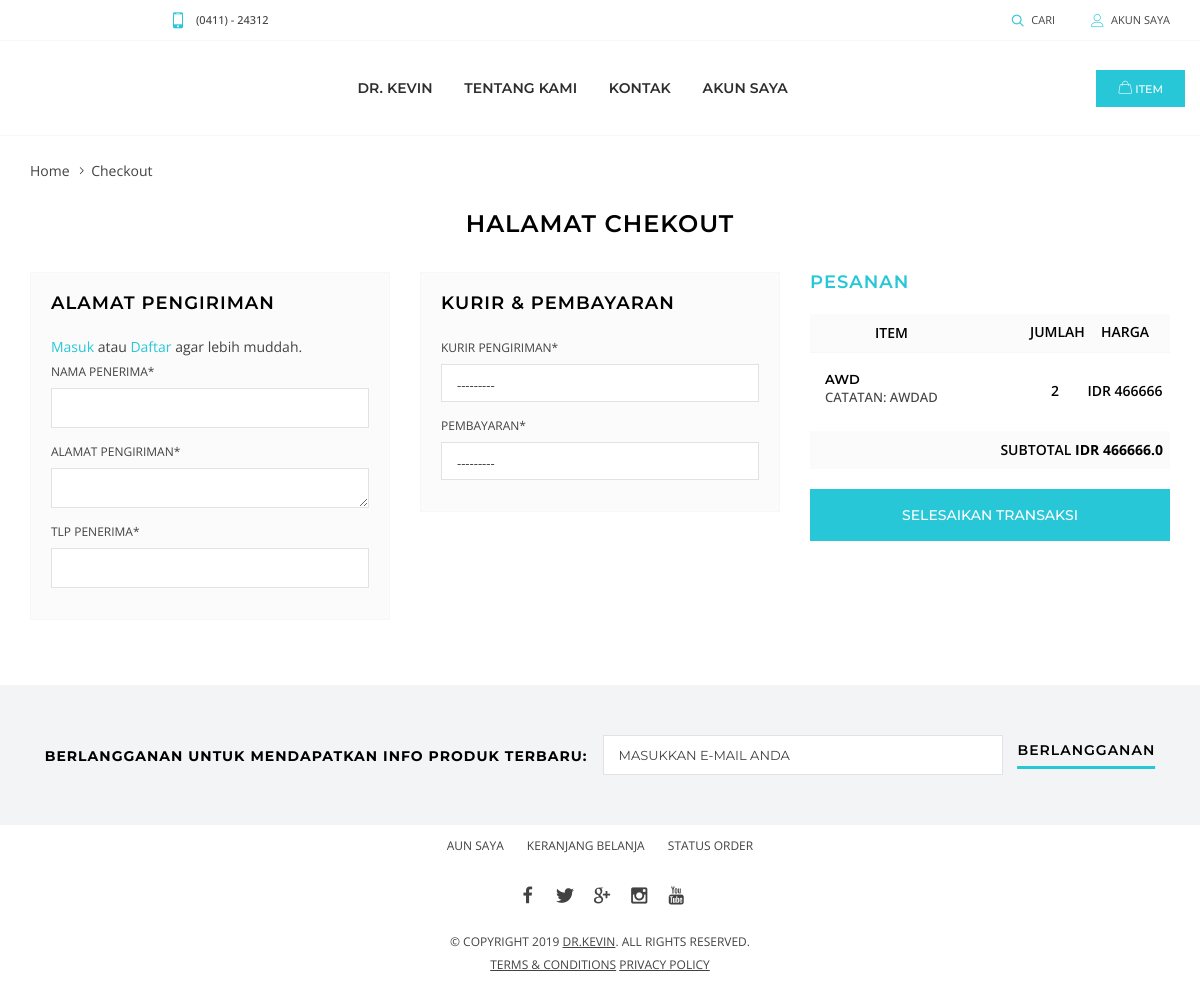
Screenshot of /checkouts/ (signed in) with the database file from the repository.
### barang/models.py (models this page shows, shortened)
class Cart(models.Model):
    user = models.ForeignKey(settings.AUTH_USER_MODEL, on_delete=models.CASCADE)
    ordered = models.BooleanField(default=False)
    item = models.ForeignKey(Produk, on_delete=models.CASCADE)
    quantity = models.IntegerField(default=1)
    pesan = models.TextField(null=True)
    harga = models.DecimalField(max_digits=1000000, decimal_places=0, null=True)
    def get_total_item_price(self):
        return self.quantity * self.item.harga

class Produk(models.Model):
    namaproduk = models.CharField(max_length=50)
    harga = models.DecimalField(max_digits=1000000, decimal_places=0)
    stok = models.IntegerField()
    gambar_barang = models.ImageField(upload_to="images", null=True)
    keterangan = models.TextField()
    kategori_produk = models.ForeignKey(KategoriBarang, on_delete=models.CASCADE, null=True)
    class Meta:
        verbose_name_plural = "Produk"

### barang/views.py (the view)
# urls.py: path('checkouts/', checkout.as_view(), name='checkouts-home'),
class checkout(LoginRequiredMixin, View):
    def get(self, request, *args, **kwargs):
        user = Profile.objects.values_list('nama_lengkap', flat=True).get(user_id=self.request.user.id)
        alamat = Profile.objects.values_list('alamat', flat=True).get(user_id=self.request.user.id)
        tlp = Profile.objects.values_list('tlp', flat=True).get(user_id=self.request.user.id)
        pembeli_form = PembeliForm(initial={'nama_penerima': user, 'alamat_pengiriman': alamat, 'tlp_penerima': tlp})
        kurir_form = KurirForm()
        try:
            order = Cart.objects.filter(user=self.request.user, ordered=False)
            total = Cart.objects.filter(user=self.request.user, ordered=False).aggregate(
                total=Sum(F('quantity') * F('harga'), output_field=FloatField()))['total']
            return render(self.request, 'checkouts.html',
                          {'order': order, 'total': total, 'pembeli_form': pembeli_form, 'kurir_form': kurir_form})
        except ObjectDoesNotExist:
            messages.warning(self.request, "You do not have an active order")
            return redirect("/")

### barang/forms.py
class PembeliForm(forms.ModelForm):
    class Meta:
        model = Order
        fields = ['nama_penerima', 'alamat_pengiriman','tlp_penerima']

class KurirForm(forms.ModelForm):
    class Meta:
        model = Order
        fields = ['kurir_pengiriman', 'pembayaran']

### barang/models.py (called while the page is built)
    def __str__(self):
        return self.nama_kurir

### templates/checkouts.html (shortened to what this page needs)
{% extends 'base.html' %}
{% load staticfiles %}
{% load crispy_forms_tags %}
{% block content %}
    <div class="page-content">
        <div class="holder mt-0">
            <div class="container">
                <ul class="breadcrumbs">
                    <li><a href="index-2.html">Home</a></li>
                    <li><span>Checkout</span></li>
                </ul>
            </div>
        </div>
        <div class="holder mt-0">
            <div class="container">
                <h1 class="text-center">Halamat Chekout</h1>
                <form action="{% url 'ke_bayar' request.user.id %}" method="POST" enctype="multipart">
                    <div class="row">
                        <div class="col-md-4">
                            <div class="card card--grey">
                                <div class="card-body">
                                    <h2>ALAMAT PENGIRIMAN</h2>
                                    <p><a href="login.html">Masuk</a> atau <a href="#">Daftar</a> agar lebih muddah.</p>
                                    {{ pembeli_form|crispy }}
                                </div>
                            </div>
                        </div>
                        <div class="col-md-4 mt-2 mt-md-0">
                            <div class="card card--grey">
                                <div class="card-body">
                                    <h2>KURIR & PEMBAYARAN</h2>
                                    {{ kurir_form|crispy }}
                                </div>
                            </div>
                        </div>
                        <div class="col-md-4 mt-2 mt-md-0">
                            <h2 class="custom-color">PESANAN</h2>
                            <div class="cart-table cart-table--sm">
                                <div class="cart-table-prd cart-table-prd-headings d-none d-lg-table">
                                    <div class="cart-table-prd-image"></div>
                                    <div class="cart-table-prd-name"><b>ITEM</b></div>
                                    <div class="cart-table-prd-qty"><b>JUMLAH</b></div>
                                    <div class="cart-table-prd-price"><b>HARGA</b></div>
                                </div>
                                {% for order_item in order %}
                                <div class="cart-table-prd">
                                    <div class="cart-table-prd-name">
                                        <h2><a href="#">{{ order_item.item.namaproduk }}</a></h2>
                                        {% if order_item.pesan %}
                                    <h5><a href="#">Catatan: {{ order_item.pesan }}</a></h5>
                                    {% endif %}
                                    </div>
                                    <div class="cart-table-prd-qty"><b>{{ order_item.quantity }}</b></div>
                                    <div class="cart-table-prd-price"><b>IDR {{ order_item.get_total_item_price }}</b></div>
                                </div>
                              {% endfor %}
                            </div>
                            <div class="card-total-sm">
                                <div class="float-right">Subtotal <span class="card-total-price">IDR {{ total }}</span></div>
                            </div>
                            <div class="clearfix"><button type="submit" class="btn btn--lg w-100">Selesaikan Transaksi</button></div>
                        </div>
                    </div>
                </form>
            </div>
        </div>
    </div>
{% endblock %}

### rows the page displays
Cart: item.namaproduk "AWD", pesan "AWDAD", quantity "2", get_total_item_price "466666"

### other values shown
{{ total }} "466666.0"
